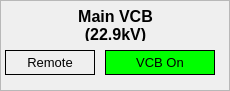
  <widget class="QFrame" name="frame" >
   <property name="geometry" >
    <rect>
     <x>420</x>
     <y>10</y>
     <width>230</width>
     <height>91</height>
    </rect>
   </property>
   <property name="frameShape" >
    <enum>QFrame::StyledPanel</enum>
   </property>
   <property name="frameShadow" >
    <enum>QFrame::Raised</enum>
   </property>
   <widget class="QLabel" name="lbMVCB" >
    <property name="geometry" >
     <rect>
      <x>0</x>
      <y>10</y>
      <width>231</width>
      <height>31</height>
     </rect>
    </property>
    <property name="font" >
     <font>
      <pointsize>12</pointsize>
      <weight>75</weight>
      <bold>true</bold>
     </font>
    </property>
    <property name="frameShape" >
     <enum>QFrame::NoFrame</enum>
    </property>
    <property name="frameShadow" >
     <enum>QFrame::Raised</enum>
    </property>
    <property name="text" >
     <string>Main VCB
(22.9kV)</string>
    </property>
    <property name="alignment" >
     <set>Qt::AlignCenter</set>
    </property>
   </widget>
   <widget class="CALabel" name="calbMVCB_2" >
    <property name="geometry" >
     <rect>
      <x>5</x>
      <y>50</y>
      <width>90</width>
      <height>25</height>
     </rect>
    </property>
    <property name="font" >
     <font>
      <pointsize>10</pointsize>
     </font>
    </property>
    <property name="autoFillBackground" >
     <bool>true</bool>
    </property>
    <property name="frameShape" >
     <enum>QFrame::Box</enum>
    </property>
    <property name="text" >
     <string>Remote</string>
    </property>
    <property name="alignment" >
     <set>Qt::AlignCenter</set>
    </property>
    <property name="pvname" >
     <string>EC1_PCPS_STAT_MVCBREM</string>
    </property>
    <property name="cmode" stdset="0" >
     <enum>CALabel::Alarm</enum>
    </property>
    <property name="fillcol" stdset="0" >
     <color>
      <red>255</red>
      <green>0</green>
      <blue>0</blue>
     </color>
    </property>
    <property name="ttdmode" stdset="0" >
     <enum>CALabel::Show</enum>
    </property>
    <property name="truelabel" >
     <string>Remote</string>
    </property>
    <property name="falselabel" >
     <string>Remote</string>
    </property>
    <property name="dbrequest" stdset="0" >
     <enum>CALabel::DBRGSTR</enum>
    </property>
   </widget>
   <widget class="CALabel" name="calbMVCB_3" >
    <property name="geometry" >
     <rect>
      <x>105</x>
      <y>50</y>
      <width>110</width>
      <height>25</height>
     </rect>
    </property>
    <property name="palette" >
     <palette>
      <active>
       <colorrole role="Window" >
        <brush brushstyle="SolidPattern" >
         <color alpha="255" >
          <red>0</red>
          <green>255</green>
          <blue>0</blue>
         </color>
        </brush>
       </colorrole>
      </active>
      <inactive>
       <colorrole role="Window" >
        <brush brushstyle="SolidPattern" >
         <color alpha="255" >
          <red>0</red>
          <green>255</green>
          <blue>0</blue>
         </color>
        </brush>
       </colorrole>
      </inactive>
      <disabled>
       <colorrole role="Window" >
        <brush brushstyle="SolidPattern" >
         <color alpha="255" >
          <red>239</red>
          <green>239</green>
          <blue>239</blue>
         </color>
        </brush>
       </colorrole>
      </disabled>
     </palette>
    </property>
    <property name="font" >
     <font>
      <pointsize>10</pointsize>
     </font>
    </property>
    <property name="autoFillBackground" >
     <bool>true</bool>
    </property>
    <property name="frameShape" >
     <enum>QFrame::Box</enum>
    </property>
    <property name="text" >
     <string>VCB On</string>
    </property>
    <property name="alignment" >
     <set>Qt::AlignCenter</set>
    </property>
    <property name="pvname" >
     <string>EC1_PCPS_STAT_MVCBON</string>
    </property>
    <property name="cmode" stdset="0" >
     <enum>CALabel::Alarm</enum>
    </property>
    <property name="fillcol" stdset="0" >
     <color>
      <red>0</red>
      <green>255</green>
      <blue>0</blue>
     </color>
    </property>
    <property name="truelabel" >
     <string>VCB On</string>
    </property>
    <property name="falselabel" >
     <string>VCB Off</string>
    </property>
    <property name="dbrequest" stdset="0" >
     <enum>CALabel::DBRGDBL</enum>
    </property>
   </widget>
  </widget>
